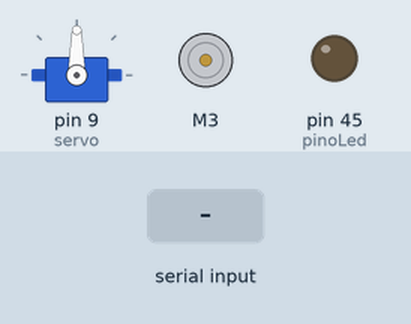
The sketch below on a simulated Arduino Mega 2560, built with avr-gcc and run on an emulated ATmega2560. Shown: servo, DC motor (green arrow = forward, orange = backward, longer = faster), output pins drawn as LEDs (lit = HIGH). Inputs (shaded band) come from the test bench.

Above: at 1.2 s.
1.3 s: "90,45\n" received over the second serial link
At 1.6 s:
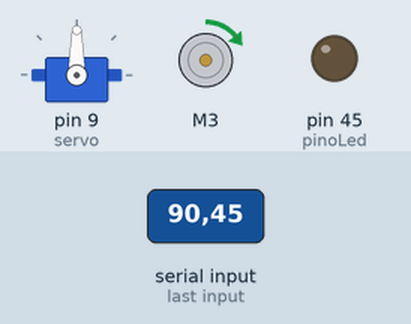
2.8 s: "30,150\n" received over the second serial link
At 4.0 s:
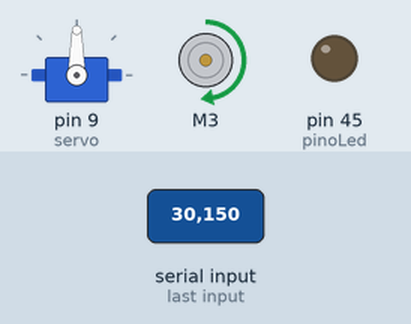
4.3 s: "200\n" received over the second serial link
At 5.0 s:
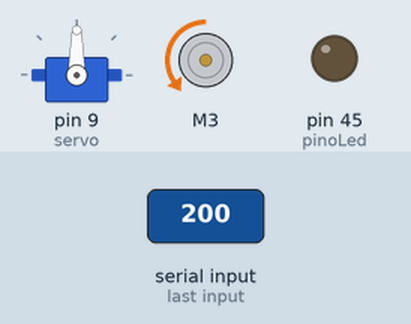
Timing chart, 0 to 7.3 s (numbered marks = the images above; inputs shaded):
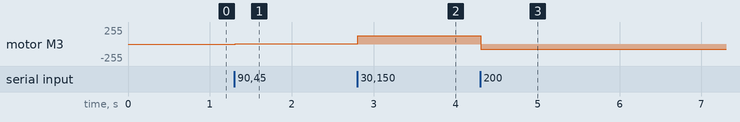

The sketch:

codigo_carro.ino
```cpp
//Bibliotecas utilizadas
#include <AFMotor.h> //https://www.arduino.cc/reference/en/libraries/adafruit-motor-shield-library/
#include <Servo.h>

//Definicação dos pinos
#define pinoLed 45
#define pinoBuzzer 44
#define pinoPot A15

Servo servo; //Definicação do servo
AF_DCMotor motor(3); // Definicação do motor

const byte MAX_STRING_LEN = 9;
char inputString[MAX_STRING_LEN];
byte strLen = 0;
int pot, value, lastValor;
//Variaveis globais utilizadas

void setup() {
  //Comunicação Serial
  Serial.begin(9600);
  Serial1.begin(9600);
  //Definição dos modos dos pinos
  pinMode(pinoLed, OUTPUT);
  pinMode(pinoBuzzer, OUTPUT);
  pinMode(pinoPot, INPUT);
  servo.attach(9); //Definicação do pino do PWM do Servo Motor
}

//Função para utilização dos valores X
int valoresX(char string[]){
  int valor = 0, x=100, valorInt;
  char auxiliar;
  for (int i=0;i<3;i++){
    auxiliar = string[i];
    valorInt = auxiliar - '0';
    valor += valorInt*x;
    x/=10;
  }
  valor=map(valor, 0, 200, 50, 180);
  if(valor != lastValor)
    servo.write(valor);
  lastValor = valor;
  return valor;

}

//Função para utilização de valores Y
void valoresY(char string[]){
  int valor = 0, x=100, valorInt;
  char auxiliar;
  for (int i=3;i<6;i++){
    auxiliar = string[i];
    valorInt = auxiliar - '0';
    valor += valorInt*x;
    x/=10;
  }
  valor=map(valor,0,200,-255,255);
  if (valor>0){
    motor.run(FORWARD);
    motor.setSpeed(valor);
  }
  else if (valor<0){
    motor.run(BACKWARD);
    motor.setSpeed(abs(valor));
  }
  else{
    motor.run(RELEASE);
  }
}

//Função para utilização dos valores dos botões X e Quadrado
void valoresBotao(char string[]){
  int valor = 0, valorInt, cont=0;
  char auxiliar;
  for (int i=6;i<8;i++){
    auxiliar = string[i];
    valorInt = auxiliar - '0';
    if ((valorInt==1)&&(cont==0)){
      digitalWrite(pinoLed, HIGH);
    }
    else if(cont == 0) {
      digitalWrite(pinoLed, LOW);
    }
    else if((cont==1)&&(valorInt==1)){
      tone (pinoBuzzer, 400);
    }

    else{
      noTone (pinoBuzzer);
    }
    cont++;
  }

}

void loop() {
  if (processSerial()) {
    //Apos receber uma string completa
    valoresY(inputString); //Função
    valoresBotao(inputString); //Função
    inputString[0] = '\0';         // Esvazia o array
    strLen         = 0;            // Reseta o tamanho da string para zero
  }

  //Escrevendo para Serial1 (teste)
  if(Serial.available()){
    Serial1.write(Serial.read());
  }
}

//Função para ler uma string completa com um número de caracteres especifico
boolean processSerial() {
  while (Serial1.available()) {
    char inChar = (char)Serial1.read();

    // Caso receba um return ou line feed, acabou a string
    if ((inChar == '\n') || (inChar == '\r'))
      return true;

    // Coloque na string caso ainda tenha espaço
    if (strLen < (MAX_STRING_LEN - 1)) {
      inputString[strLen++] = inChar;
      inputString[strLen]   = '\0';
    }
  }

  //Diz que o processo ainda não acabou, porque a string inteira ainda não foi recebida
  return false;
}
```

Measured:
- after the input at 1.3 s, motor M3: stopped → forward 2/255 at once
- after the input at 2.8 s, motor M3: forward 2/255 → forward 127/255 at once
- after the input at 4.3 s, motor M3: forward 127/255 → backward 79/255 at once
